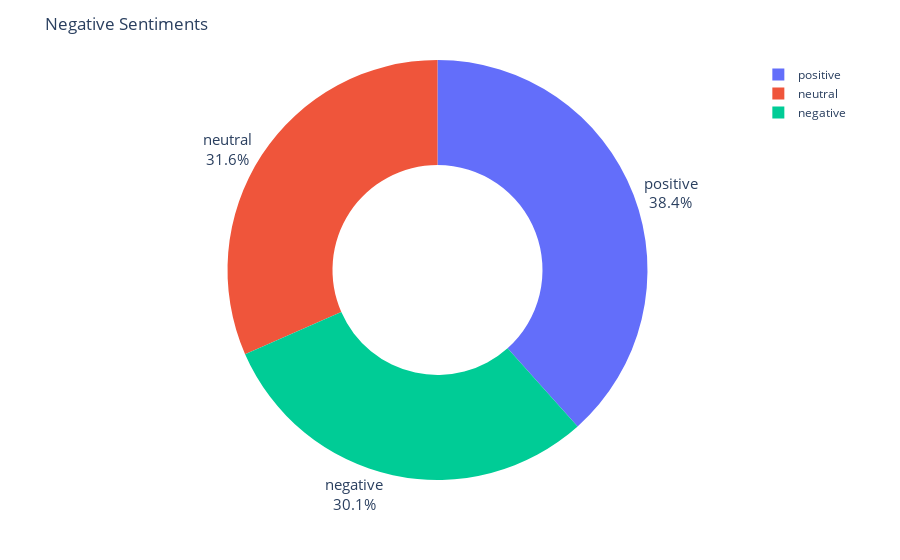

The notebook cell this image was saved under:
### Code cell
fig=px.pie(sent_tab.Tinubu, names = sent_tab.Tinubu.index, values = sent_tab.Tinubu.values,hole=.5)
fig.update_traces(textposition='outside', textinfo='percent+label',textfont_size=15)
fig.update_layout(autosize=False,title_text = "Negative Sentiments", )
fig.show()

### Figure 1 — Plotly figure (JSON) as saved in the notebook; plotly's stock layout.template omitted (floating-point values rounded to 4 significant figures)
{"data": [{"domain": {"x": [0, 1], "y": [0, 1]}, "hole": 0.5, "hovertemplate": "sentiment=%{label}<br>value=%{value}<extra></extra>", "labels": ["negative", "neutral", "positive"], "legendgroup": "", "name": "", "showlegend": true, "textfont": {"size": 15}, "textinfo": "percent+label", "textposition": "outside", "type": "pie", "values": [27529, 28896, 35134]}], "layout": {"autosize": false, "legend": {"tracegroupgap": 0}, "margin": {"t": 60}, "title": {"text": "Negative Sentiments"}}}
